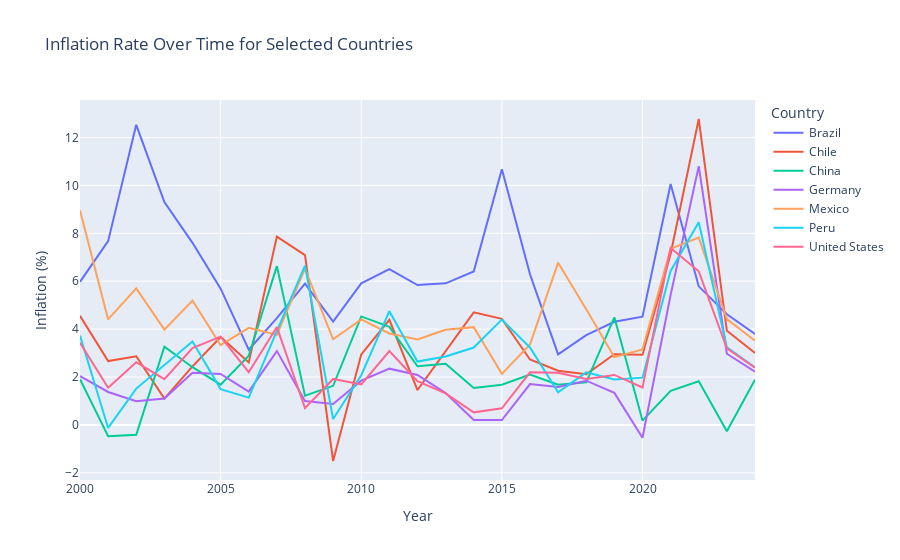

The notebook cell saved with this chart:
### Code cell
countries_of_interest = ['United States', 'Brazil','Mexico','Peru','Chile','Germany', 'China']

# Filtrar solo datos de inflación y los países seleccionados
df_filtered = df[(df['WEO Subject Code'] == 'PCPIEPCH') & 
                 (df['Country'].isin(countries_of_interest))]

# Transformar de ancho a largo (melt)
df_melted = df_filtered.melt(id_vars=['Country'], 
                             value_vars=list(range(2000,2025)), 
                             var_name='Year', 
                             value_name='Inflation Rate')

# Crear gráfico interactivo usando Plotly Express
fig = px.line(df_melted, 
              x='Year', 
              y='Inflation Rate', 
              color='Country', 
              title='Inflation Rate Over Time for Selected Countries',
              labels={'Inflation Rate': 'Inflation (%)'},
              hover_name='Country')

fig.update_layout(hovermode='x unified')
fig.show()

### Figure 1 — Plotly figure (JSON) as saved in the notebook; plotly's stock layout.template omitted (floating-point values rounded to 4 significant figures)
{"data": [{"hovertemplate": "<b>%{hovertext}</b><br><br>Country=Brazil<br>Year=%{x}<br>Inflation (%)=%{y}<extra></extra>", "hovertext": ["Brazil", "Brazil", "Brazil", "Brazil", "Brazil", "Brazil", "Brazil", "Brazil", "Brazil", "Brazil", "Brazil", "Brazil", "Brazil", "Brazil", "Brazil", "Brazil", "Brazil", "Brazil", "Brazil", "Brazil", "Brazil", "Brazil", "Brazil", "Brazil", "Brazil"], "legendgroup": "Brazil", "line": {"color": "#636efa", "dash": "solid"}, "marker": {"symbol": "circle"}, "mode": "lines", "name": "Brazil", "orientation": "v", "showlegend": true, "type": "scatter", "x": [2000, 2001, 2002, 2003, 2004, 2005, 2006, 2007, 2008, 2009, 2010, 2011, 2012, 2013, 2014, 2015, 2016, 2017, 2018, 2019, 2020, 2021, 2022, 2023, 2024], "xaxis": "x", "y": [5.974, 7.673, 12.53, 9.3, 7.601, 5.69, 3.142, 4.457, 5.902, 4.312, 5.909, 6.503, 5.839, 5.911, 6.408, 10.67, 6.288, 2.947, 3.745, 4.306, 4.517, 10.06, 5.785, 4.621, 3.796], "yaxis": "y"}, {"hovertemplate": "<b>%{hovertext}</b><br><br>Country=Chile<br>Year=%{x}<br>Inflation (%)=%{y}<extra></extra>", "hovertext": ["Chile", "Chile", "Chile", "Chile", "Chile", "Chile", "Chile", "Chile", "Chile", "Chile", "Chile", "Chile", "Chile", "Chile", "Chile", "Chile", "Chile", "Chile", "Chile", "Chile", "Chile", "Chile", "Chile", "Chile", "Chile"], "legendgroup": "Chile", "line": {"color": "#EF553B", "dash": "solid"}, "marker": {"symbol": "circle"}, "mode": "lines", "name": "Chile", "orientation": "v", "showlegend": true, "type": "scatter", "x": [2000, 2001, 2002, 2003, 2004, 2005, 2006, 2007, 2008, 2009, 2010, 2011, 2012, 2013, 2014, 2015, 2016, 2017, 2018, 2019, 2020, 2021, 2022, 2023, 2024], "xaxis": "x", "y": [4.554, 2.666, 2.866, 1.1, 2.444, 3.671, 2.607, 7.861, 7.089, -1.507, 2.942, 4.389, 1.457, 3.056, 4.698, 4.427, 2.729, 2.26, 2.115, 2.95, 2.928, 7.137, 12.77, 3.929, 3], "yaxis": "y"}, {"hovertemplate": "<b>%{hovertext}</b><br><br>Country=China<br>Year=%{x}<br>Inflation (%)=%{y}<extra></extra>", "hovertext": ["China", "China", "China", "China", "China", "China", "China", "China", "China", "China", "China", "China", "China", "China", "China", "China", "China", "China", "China", "China", "China", "China", "China", "China", "China"], "legendgroup": "China", "line": {"color": "#00cc96", "dash": "solid"}, "marker": {"symbol": "circle"}, "mode": "lines", "name": "China", "orientation": "v", "showlegend": true, "type": "scatter", "x": [2000, 2001, 2002, 2003, 2004, 2005, 2006, 2007, 2008, 2009, 2010, 2011, 2012, 2013, 2014, 2015, 2016, 2017, 2018, 2019, 2020, 2021, 2022, 2023, 2024], "xaxis": "x", "y": [1.905, -0.471, -0.41, 3.264, 2.409, 1.678, 2.888, 6.63, 1.222, 1.632, 4.53, 4.096, 2.448, 2.553, 1.542, 1.676, 2.102, 1.679, 1.779, 4.491, 0.18, 1.42, 1.824, -0.261, 1.89], "yaxis": "y"}, {"hovertemplate": "<b>%{hovertext}</b><br><br>Country=Germany<br>Year=%{x}<br>Inflation (%)=%{y}<extra></extra>", "hovertext": ["Germany", "Germany", "Germany", "Germany", "Germany", "Germany", "Germany", "Germany", "Germany", "Germany", "Germany", "Germany", "Germany", "Germany", "Germany", "Germany", "Germany", "Germany", "Germany", "Germany", "Germany", "Germany", "Germany", "Germany", "Germany"], "legendgroup": "Germany", "line": {"color": "#ab63fa", "dash": "solid"}, "marker": {"symbol": "circle"}, "mode": "lines", "name": "Germany", "orientation": "v", "showlegend": true, "type": "scatter", "x": [2000, 2001, 2002, 2003, 2004, 2005, 2006, 2007, 2008, 2009, 2010, 2011, 2012, 2013, 2014, 2015, 2016, 2017, 2018, 2019, 2020, 2021, 2022, 2023, 2024], "xaxis": "x", "y": [2.041, 1.375, 0.986, 1.099, 2.174, 2.128, 1.389, 3.082, 0.997, 0.877, 1.848, 2.348, 2.086, 1.328, 0.202, 0.201, 1.707, 1.579, 1.846, 1.336, -0.534, 5.428, 10.8, 2.971, 2.222], "yaxis": "y"}, {"hovertemplate": "<b>%{hovertext}</b><br><br>Country=Mexico<br>Year=%{x}<br>Inflation (%)=%{y}<extra></extra>", "hovertext": ["Mexico", "Mexico", "Mexico", "Mexico", "Mexico", "Mexico", "Mexico", "Mexico", "Mexico", "Mexico", "Mexico", "Mexico", "Mexico", "Mexico", "Mexico", "Mexico", "Mexico", "Mexico", "Mexico", "Mexico", "Mexico", "Mexico", "Mexico", "Mexico", "Mexico"], "legendgroup": "Mexico", "line": {"color": "#FFA15A", "dash": "solid"}, "marker": {"symbol": "circle"}, "mode": "lines", "name": "Mexico", "orientation": "v", "showlegend": true, "type": "scatter", "x": [2000, 2001, 2002, 2003, 2004, 2005, 2006, 2007, 2008, 2009, 2010, 2011, 2012, 2013, 2014, 2015, 2016, 2017, 2018, 2019, 2020, 2021, 2022, 2023, 2024], "xaxis": "x", "y": [8.959, 4.403, 5.7, 3.977, 5.191, 3.333, 4.053, 3.759, 6.528, 3.574, 4.402, 3.819, 3.568, 3.974, 4.081, 2.131, 3.36, 6.773, 4.831, 2.829, 3.15, 7.355, 7.817, 4.42, 3.515], "yaxis": "y"}, {"hovertemplate": "<b>%{hovertext}</b><br><br>Country=Peru<br>Year=%{x}<br>Inflation (%)=%{y}<extra></extra>", "hovertext": ["Peru", "Peru", "Peru", "Peru", "Peru", "Peru", "Peru", "Peru", "Peru", "Peru", "Peru", "Peru", "Peru", "Peru", "Peru", "Peru", "Peru", "Peru", "Peru", "Peru", "Peru", "Peru", "Peru", "Peru", "Peru"], "legendgroup": "Peru", "line": {"color": "#19d3f3", "dash": "solid"}, "marker": {"symbol": "circle"}, "mode": "lines", "name": "Peru", "orientation": "v", "showlegend": true, "type": "scatter", "x": [2000, 2001, 2002, 2003, 2004, 2005, 2006, 2007, 2008, 2009, 2010, 2011, 2012, 2013, 2014, 2015, 2016, 2017, 2018, 2019, 2020, 2021, 2022, 2023, 2024], "xaxis": "x", "y": [3.734, -0.127, 1.516, 2.484, 3.481, 1.494, 1.138, 3.928, 6.65, 0.245, 2.073, 4.747, 2.644, 2.858, 3.23, 4.394, 3.235, 1.365, 2.193, 1.9, 1.973, 6.427, 8.46, 3.237, 2.401], "yaxis": "y"}, {"hovertemplate": "<b>%{hovertext}</b><br><br>Country=United States<br>Year=%{x}<br>Inflation (%)=%{y}<extra></extra>", "hovertext": ["United States", "United States", "United States", "United States", "United States", "United States", "United States", "United States", "United States", "United States", "United States", "United States", "United States", "United States", "United States", "United States", "United States", "United States", "United States", "United States", "United States", "United States", "United States", "United States", "United States"], "legendgroup": "United States", "line": {"color": "#FF6692", "dash": "solid"}, "marker": {"symbol": "circle"}, "mode": "lines", "name": "United States", "orientation": "v", "showlegend": true, "type": "scatter", "x": [2000, 2001, 2002, 2003, 2004, 2005, 2006, 2007, 2008, 2009, 2010, 2011, 2012, 2013, 2014, 2015, 2016, 2017, 2018, 2019, 2020, 2021, 2022, 2023, 2024], "xaxis": "x", "y": [3.427, 1.552, 2.616, 1.909, 3.209, 3.683, 2.199, 4.084, 0.701, 1.919, 1.689, 3.086, 1.822, 1.319, 0.524, 0.695, 2.197, 2.178, 1.921, 2.086, 1.561, 7.392, 6.413, 3.201, 2.39], "yaxis": "y"}], "layout": {"hovermode": "x unified", "legend": {"title": {"text": "Country"}, "tracegroupgap": 0}, "title": {"text": "Inflation Rate Over Time for Selected Countries"}, "xaxis": {"anchor": "y", "domain": [0, 1], "title": {"text": "Year"}}, "yaxis": {"anchor": "x", "domain": [0, 1], "title": {"text": "Inflation (%)"}}}}
